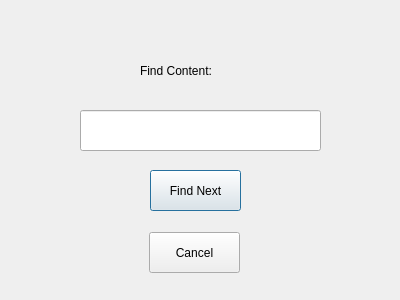
<?xml version="1.0" encoding="UTF-8"?>
<ui version="4.0">
 <class>findDialog</class>
 <widget class="QDialog" name="findDialog">
  <property name="geometry">
   <rect>
    <x>0</x>
    <y>0</y>
    <width>400</width>
    <height>300</height>
   </rect>
  </property>
  <property name="windowTitle">
   <string>Dialog</string>
  </property>
  <widget class="QPushButton" name="findButton">
   <property name="geometry">
    <rect>
     <x>150</x>
     <y>170</y>
     <width>91</width>
     <height>41</height>
    </rect>
   </property>
   <property name="styleSheet">
    <string notr="true">font: 9pt &quot;Consolas&quot;;</string>
   </property>
   <property name="text">
    <string>Find Next</string>
   </property>
  </widget>
  <widget class="QPushButton" name="pushButton_2">
   <property name="geometry">
    <rect>
     <x>149</x>
     <y>232</y>
     <width>91</width>
     <height>41</height>
    </rect>
   </property>
   <property name="styleSheet">
    <string notr="true">font: 9pt &quot;Consolas&quot;;</string>
   </property>
   <property name="text">
    <string>Cancel</string>
   </property>
  </widget>
  <widget class="QLineEdit" name="lineEdit">
   <property name="geometry">
    <rect>
     <x>80</x>
     <y>110</y>
     <width>241</width>
     <height>41</height>
    </rect>
   </property>
  </widget>
  <widget class="QLabel" name="label">
   <property name="geometry">
    <rect>
     <x>140</x>
     <y>50</y>
     <width>111</width>
     <height>41</height>
    </rect>
   </property>
   <property name="styleSheet">
    <string notr="true">
font: 10pt &quot;Consolas&quot;;</string>
   </property>
   <property name="text">
    <string>Find Content:</string>
   </property>
  </widget>
 </widget>
 <resources/>
 <connections/>
</ui>
